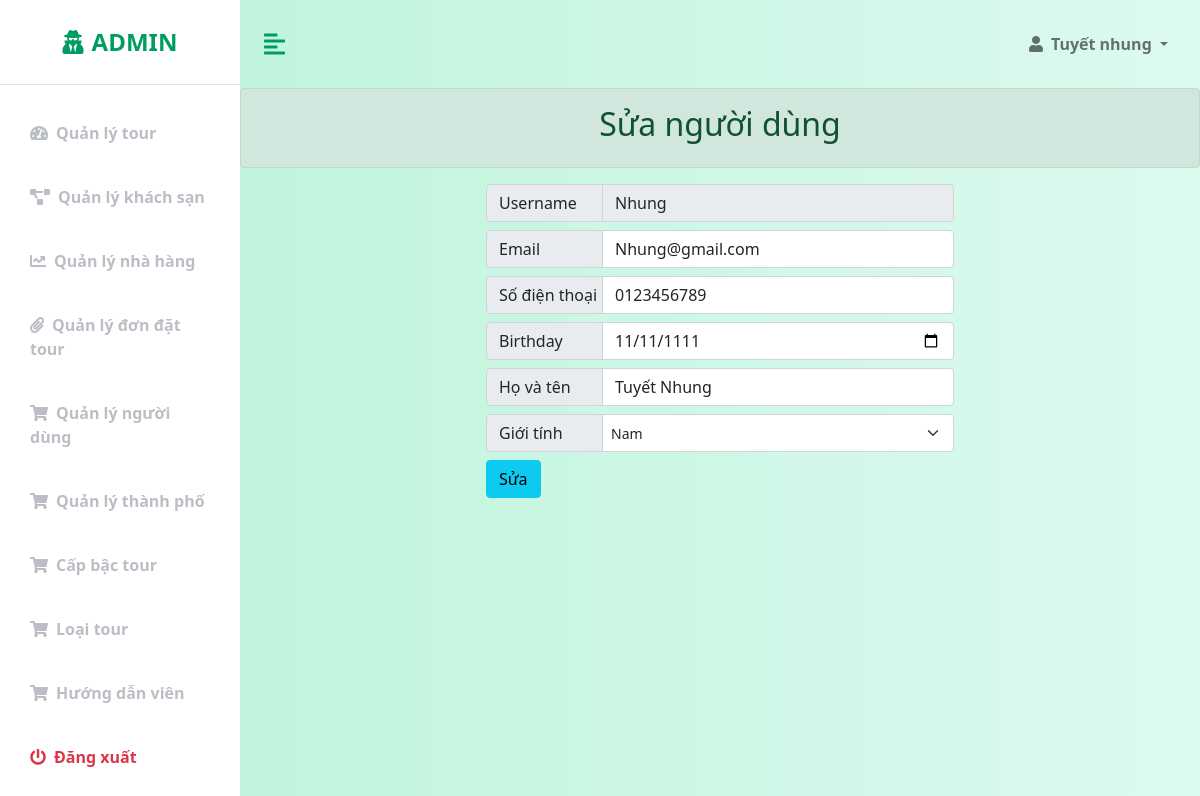
Page /admin/sua-ND.php?id=1 on the earlier database version.
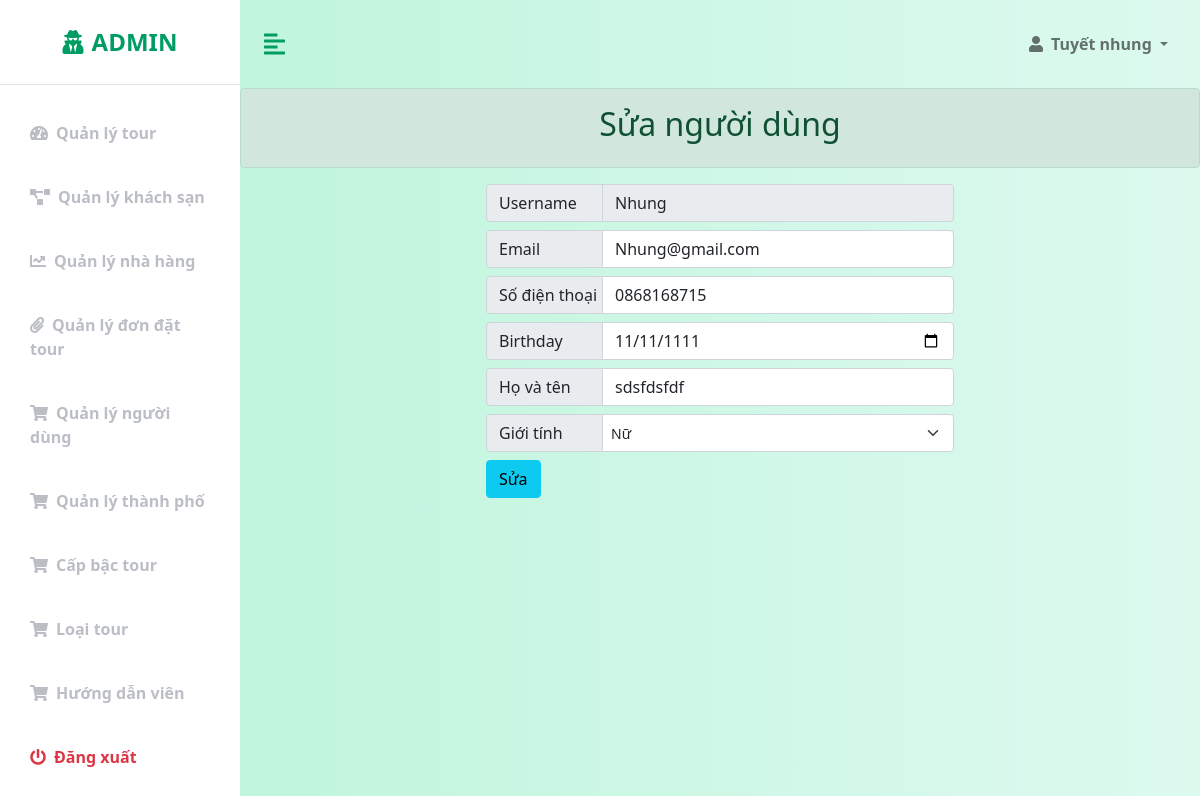
Same page on the later database version.
### tables this page shows
CREATE TABLE `customers` (
  `customer_id` int(11) NOT NULL,
  `user_name` varchar(50) NOT NULL,
  `password` varchar(50) NOT NULL,
  `email` varchar(50) NOT NULL,
  `birthday` datetime NOT NULL,
  `phone_number` varchar(10) NOT NULL,
  `name` varchar(50) NOT NULL,
  `gender` int(1) NOT NULL,
  `status` int(1) NOT NULL,
  `code` varchar(32) NOT NULL,
  `is_admin` int(10) NOT NULL,
  `date_created` datetime NOT NULL DEFAULT current_timestamp()
);

### config/database-function.php (called while the page is built, shortened)
<?php
    require_once('database-connection.php');
    function simpleQuery($sql, bool $isGet = true, $params = []){
        global $conn;
        $stmt = $conn -> prepare($sql);
        if(count($params) > 0){
            $types = '';
            foreach($params as $v){
                if(is_int($v)){
                    $types = $types.'i';
                }else if(is_double($v)){
                    $types = $types.'d';
                }else{
                    $types = $types.'s';
                }
            }
            $values = array_values($params);
            $stmt -> bind_param($types, ...$values);
        }
        $stmt -> execute();
        if($isGet){
            $record = $stmt -> get_result() -> fetch_all(MYSQLI_ASSOC);
            return $record;
        }else{
            return $stmt;
        }
    }
?>

### admin/sua-ND.php (the view, shortened to what this page needs)
<?php
    $row = null;
    if(isset($_GET["id"]) && $_GET["id"] != null){
        $sql = "select * from customers where customer_id = ?";
        $row = simpleQuery($sql, 1, [$_GET["id"]])[0];
    }
    include('templates-admin/header.php');
?>
<div class="main-content">
    <div class="wrapper">
        <div class="alert alert-success text-center" role="alert">
            <h2>Sửa người dùng</h2>
        </div>
        <div class="container col-md-12 mx-auto">
            <form action="sua-ND.php?id=<?php echo $row["customer_id"]; ?>" METHOD="POST">
                <div class="col-md-6 mx-auto">
                    <div class="input-group mb-2">
                        <span class="input-group-text col-3">Username</span>
                        <input disabled type="text" class="form-control" name= "user_name" placeholder="Nhập tên người dùng" required value="<?php echo $row["user_name"]; ?>">
                    </div>
                    <div class="input-group mb-2">
                        <span class="input-group-text col-3" >Email</span>
                        <input type="text" class="form-control" name= "email" placeholder="Nhập email" required value="<?php echo $row["email"]; ?>">
                    </div>
                    <div class="input-group mb-2">
                        <span class="input-group-text col-3" >Số điện thoại</span>
                        <input type="text" class="form-control" name= "phone_number" placeholder="Nhập số điện thoại" required value="<?php echo $row["phone_number"]; ?>">
                    </div>
                    <div class="input-group mb-2">
                        <span class="input-group-text col-3" >Birthday</span>
                        <input type="date" class="form-control" name= "birthday" placeholder="Nhập ngày sinh" required value="<?php
                            $date = date_create($row["birthday"]);
                            echo date_format($date, "Y-m-d");
                        ?>">
                    </div>
                    <div class="input-group mb-2">
                        <span class="input-group-text col-3" >Họ và tên</span>
                        <input type="text" class="form-control" name= "name" placeholder="Nhập họ và tên" required value="<?php echo $row["name"]; ?>">
                    </div>
                    <div class="input-group mb-2">
                        <span class="input-group-text col-3" >Giới tính</span>
                        <select class="form-select form-select-sm" name="gender">
                            <option value="0" <?php if($row["gender"] == 0 ) echo "selected" ?>>Nữ</option>
                            <option value="1" <?php if($row["gender"] == 1 ) echo "selected" ?>>Nam</option>
                        </select>
                    </div>
                    <button type="submit" class="btn btn-info" name="submit">Sửa</button>
                </div>
            </form>
        </div>
    </div>
</div>
<?php
    include('templates-admin/footer.php');
?>

Differences in the rows shown:
changed customers "Nhung": phone_number "0123456789" → "0868168715"; name "Tuyết Nhung" → "sdsfdsfdf"; gender "Nam" → "Nữ"
